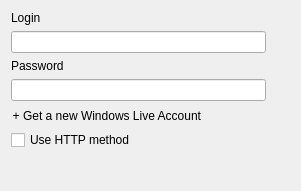
<?xml version="1.0" encoding="UTF-8"?>
<ui version="4.0">
 <class>MSNSettings</class>
 <widget class="QWidget" name="MSNSettings">
  <property name="geometry">
   <rect>
    <x>0</x>
    <y>0</y>
    <width>301</width>
    <height>191</height>
   </rect>
  </property>
  <property name="windowTitle">
   <string>Windows Live Settings</string>
  </property>
  <layout class="QGridLayout" name="gridLayout_2">
   <item row="0" column="0" colspan="2">
    <layout class="QGridLayout" name="gridLayout">
     <item row="0" column="0">
      <widget class="QLabel" name="loginLabelAccount">
       <property name="text">
        <string>Login</string>
       </property>
      </widget>
     </item>
     <item row="1" column="0">
      <widget class="QLineEdit" name="loginLineEdit">
       <property name="minimumSize">
        <size>
         <width>220</width>
         <height>0</height>
        </size>
       </property>
      </widget>
     </item>
     <item row="2" column="0">
      <widget class="QLabel" name="passwordLabelAccount">
       <property name="text">
        <string>Password</string>
       </property>
      </widget>
     </item>
     <item row="3" column="0">
      <widget class="QLineEdit" name="passwordLineEdit">
       <property name="minimumSize">
        <size>
         <width>220</width>
         <height>0</height>
        </size>
       </property>
       <property name="echoMode">
        <enum>QLineEdit::Password</enum>
       </property>
      </widget>
     </item>
    </layout>
   </item>
   <item row="0" column="2">
    <spacer name="horizontalSpacer_2">
     <property name="orientation">
      <enum>Qt::Horizontal</enum>
     </property>
     <property name="sizeHint" stdset="0">
      <size>
       <width>52</width>
       <height>20</height>
      </size>
     </property>
    </spacer>
   </item>
   <item row="1" column="0">
    <widget class="LinkLabel" name="createAccountLabel">
     <property name="text">
      <string>+ Get a new Windows Live Account</string>
     </property>
     <property name="alignment">
      <set>Qt::AlignRight|Qt::AlignTrailing|Qt::AlignVCenter</set>
     </property>
    </widget>
   </item>
   <item row="1" column="1">
    <spacer name="horizontalSpacer">
     <property name="orientation">
      <enum>Qt::Horizontal</enum>
     </property>
     <property name="sizeHint" stdset="0">
      <size>
       <width>87</width>
       <height>17</height>
      </size>
     </property>
    </spacer>
   </item>
   <item row="2" column="0" colspan="2">
    <layout class="QHBoxLayout">
     <property name="spacing">
      <number>6</number>
     </property>
     <property name="margin">
      <number>0</number>
     </property>
     <item>
      <widget class="QCheckBox" name="useHttpMethodCheckBox">
       <property name="text">
        <string>Use HTTP method</string>
       </property>
      </widget>
     </item>
     <item>
      <spacer>
       <property name="orientation">
        <enum>Qt::Horizontal</enum>
       </property>
       <property name="sizeHint" stdset="0">
        <size>
         <width>40</width>
         <height>20</height>
        </size>
       </property>
      </spacer>
     </item>
    </layout>
   </item>
   <item row="3" column="0">
    <spacer name="verticalSpacer">
     <property name="orientation">
      <enum>Qt::Vertical</enum>
     </property>
     <property name="sizeHint" stdset="0">
      <size>
       <width>20</width>
       <height>22</height>
      </size>
     </property>
    </spacer>
   </item>
  </layout>
 </widget>
 <customwidgets>
  <customwidget>
   <class>LinkLabel</class>
   <extends>QLabel</extends>
   <header>qtutil/LinkLabel.h</header>
  </customwidget>
 </customwidgets>
 <tabstops>
  <tabstop>loginLineEdit</tabstop>
  <tabstop>passwordLineEdit</tabstop>
 </tabstops>
 <resources>
  <include location="../../../../resources/wengophone.qrc"/>
  <include location="../../../../resources/wengophone.qrc"/>
 </resources>
 <connections/>
</ui>
